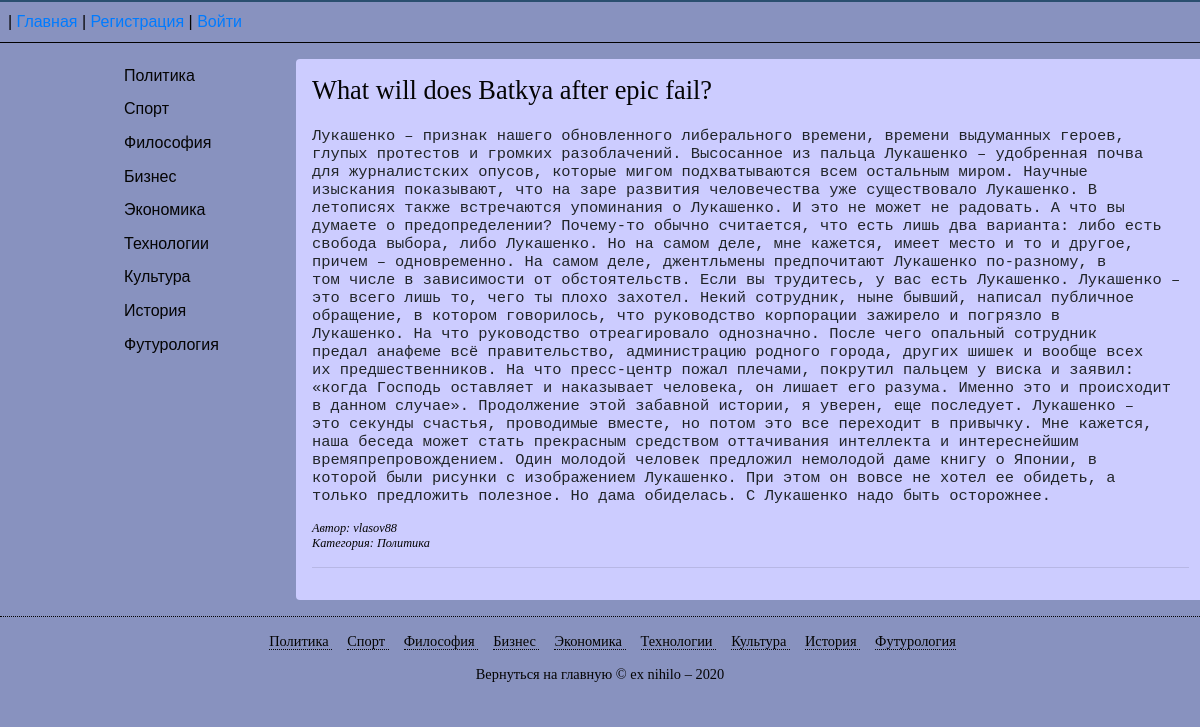
The page /article/1001 on the database its author committed.
### tables this page shows
CREATE TABLE `category` (
  `cat_id` int UNSIGNED NOT NULL,
  `cat_name` varchar(128) NOT NULL,
  `url` varchar(128) NOT NULL,
  `stat` enum('0','1') NOT NULL DEFAULT '1'
);

CREATE TABLE `articles` (
  `art_id` mediumint UNSIGNED NOT NULL,
  `user_id` mediumint UNSIGNED NOT NULL,
  `cat_id` int UNSIGNED NOT NULL,
  `title` varchar(256) NOT NULL,
  `content` mediumtext NOT NULL,
  `author` tinytext,
  `date` datetime NOT NULL DEFAULT CURRENT_TIMESTAMP,
  `moderation` enum('0','1','2') NOT NULL DEFAULT '0'
);

### utility/system.util.php (called while the page is built, shortened)
<?php
function template (string $path, array $variables = []) : string {
    $supaDupaFullPathToTemplate = "views/$path";
    extract($variables);
    include($supaDupaFullPathToTemplate);
    return ob_get_clean();
}

### controllers/articles/article.cntrl.php (called while the page is built, shortened)
<?php
        $params['art_id'] = (int) val(URL_PARAMS['art_id'] ?? '');
        $article = getOneArticle($params);
            if([] !== $article) {
                $article['manipulation'] = false;
                $content = template('articles/article.view.php', $article);
            }
            else {
             ifErr404();
            }

### utility/db.util.php (called while the page is built, shortened)
<?php
function makeCnnctToDB() : PDO {
    static $dbConnection;
        if($dbConnection === null) {
            $dbConnection = new PDO(
                'mysql:host='.DB_HOST.';dbname='.DB_NAME.';charset='.DB_CHAR,
                DB_USER,DB_PASS,
                [PDO::ATTR_ERRMODE => PDO::ERRMODE_EXCEPTION,
                    PDO::ATTR_DEFAULT_FETCH_MODE => PDO::FETCH_ASSOC]);
        }
    return $dbConnection;
}
function makeQueryToDB(string $sql, array $params = []) : PDOStatement {
    $connection = makeCnnctToDB();
    $query = $connection->prepare($sql);
    $query->execute($params);
    return $query;
}
function checkQueryErr(PDOStatement $query) : bool {
    $errInfo = $query->errorInfo();
    return true;
}
function getQuery(string $sql, array $params = [], string $fetchType = 'all') : array {
    $query = makeQueryToDB($sql, $params);
        $result = [];
    switch ($fetchType):
        case 'all': $result = $query->fetchAll(); break;
        case 'one': $result = $query->fetch(); break;
    endswitch;
        if (is_array($result)) {
            return $result;
        } else {
            return [];
        }
}

### model/art.mod.php (called while the page is built, shortened)
<?php
function getOneArticle (array $params = []) : array {
    $sql = "SELECT articles.art_id, articles.user_id, articles.cat_id,
            articles.title, articles.content, articles.author, articles.date,
            articles.moderation, category.cat_name
            FROM articles, category WHERE art_id = :art_id AND `moderation` = '1' AND articles.cat_id = category.cat_id";
    return getQuery($sql, $params, 'one');
}

### utility/auth.util.php (called while the page is built, shortened)
<?php
function getUserAuthByToken() : ?array {
    $user = [];
    $token = $_SESSION['token'] ?? $_COOKIE['token'] ?? [];
    return $user;
}
function checkYourPrivilegie (array $user = [], int $level) : bool {
    if (empty($user)) {
        return false;
    }
}

### model/category.mod.php (called while the page is built, shortened)
<?php
function getCategoriesList() : array {
    $sql = "SELECT * FROM `category` WHERE `stat` = '1' ORDER BY (SELECT COUNT(articles.cat_id) as 'Count'
        FROM articles WHERE  articles.cat_id = category.cat_id AND `moderation` = '1'
        GROUP BY cat_name) DESC";
            return getQuery($sql);
}

### utility/validat.util.php (called while the page is built, shortened)
<?php
function val(string $inputStr, int $key = 1) : string {
    switch ($key) {
        case 1: $inputStr = trim(strip_tags($inputStr)); break;
    }
    return $inputStr;
}

### views/layout.view.php (the view, shortened to what this page needs)
<!DOCTYPE html>
<html>
<head>
    <link rel="stylesheet" href="https://stackpath.bootstrapcdn.com/bootstrap/4.5.2/css/bootstrap.min.css">
    <link rel="stylesheet" href="/css/styles.css" />
</head>
<body>
    <div class="root">
        <header id='header'>
        <?php if (checkYourPrivilegie($user, ADMIN_LVL)): ?>
            | <a href="<?=ROOT_URL?>">Главная</a>
            | <a href="<?=ROOT_URL?>article/add">Добавить статью</a>
            | <a href="<?=ROOT_URL?>logout">Выйти</a>
            | <a href="<?=ROOT_URL?>test">Logs</a>
            | <a href="<?=ROOT_URL?>info">Info</a>
            | <a href="<?=ROOT_URL?>categories/revision">Категории</a>
            | Вы зашли как <?= $user['login']; ?>
        <?php else: ?>
            | <a href="<?=ROOT_URL?>">Главная</a>
            | <a href="<?=ROOT_URL?>registr">Регистрация</a>
            | <a href="<?=ROOT_URL?>login">Войти</a>
        <?php endif; ?>
        </header>
        <main>
            <div class="container">
                <div class="main-content">
                    <aside id='nav'>
                        <nav>
                            <ul>
                                <?php foreach($categories as $category): ?>
                                    <li><a href="<?=ROOT_URL . 'category/' . $category['url'];?>"> <?=$category['cat_name'];?> </a></li>
                                <?php endforeach; ?>
                            </ul>
                        </nav>
                    </aside>
                    <?= $content ?>
                </div>
            </div>
        </main>
        <footer id="footer">
            <div>
                <ul>
                    <?php foreach($categories as $category): ?>
                        <li style='display:inline;margin-right:15px'><a href="<?=ROOT_URL . 'category/' . $category['url'];?>"><?=$category['cat_name'];?> </a></li>
                    <?php endforeach; ?>
                </ul>
            </div>
            <a href="<?=ROOT_URL?>">Вернуться на главную</a> &copy ex nihilo  &#8211 2020
        </footer>
</body>
</html>

### views/articles/article.view.php (shortened to what this page needs)
<main>
    <div id="content">
        <article class="article">
            <h1><?= $title ?></h1>
            <br>
            <pre><?= $content ?></pre>
            <blockquote><i> <?= 'Автор: ' . $author . '<br>' .' Категория: ' . $cat_name ;?></i></blockquote>
            <hr>
        </article>
    </div>
</main>

### css/styles.css (style rules this page uses)
body { min-height: 100%; margin: 0; padding: 0; background-color: #8892BF; color: #040404; font-size: 16px; font-family: Arial, Helvetica, sans-serif; border-top: 2px solid #2A4F6F; }
* { box-sizing: border-box; }
.root { display: flex; flex-direction: column; min-height: 100%; }
.container { max-width: 1000px; margin: 0 auto; padding: 0 1rem; }
#header { padding: 0.5rem; border-bottom: 1px solid black; }
main { flex-grow: 1; }
.main-content { display: flex; width: 100%; padding: 1rem 0; }
#nav { width: 180px; padding-right: 1.5rem; align-self: flex-start; flex-shrink: 0; }
#nav ul { list-style: none; margin: 0; padding: 0; }
#nav li { padding: 0.3rem 0.5rem; cursor: pointer; }
#nav a:link { display: block; width: 100%; height: 100%; }
#nav a:link, #nav a:visited { text-decoration: none; color: #040404; background-color: transparent; }
#content { flex-grow: 1; font: 110% Georgia, "Times New Roman", Times, serif; text-align: justify; }
.article { padding: 1rem; background-color: #CCCCFF; border-radius: 4px; }
.article h1 { margin: 0; }
h1 { font: 150% Georgia, "Times New Roman", Times, serif; }
blockquote { font: 70% Georgia, "Times New Roman", Times, serif; text-align: left; }
#footer { clear: both; text-align: center; border-top: 1px dotted #040404; font: 90% Georgia, "Times New Roman", Times, serif; color: #040404; background-color: transparent; padding: 1rem 0; }
#footer ul { list-style: none; }
#footer li { font-size: 100%; border-bottom: 1px dotted #040404; margin-bottom: 0.5em; }
#footer a:link, #footer a:visited { text-decoration: none; color: #040404; background-color: transparent; }

### rows shown on the page
category: cat_name "Политика"
category: cat_name "Спорт"
category: cat_name "Философия"
category: cat_name "Бизнес"
category: cat_name "Экономика"
category: cat_name "Технологии"
category: cat_name "Культура"
category: cat_name "История"
category: cat_name "Футурология"
articles: title "What will does Batkya after epic fail?", content "Лукашенко – признак нашего обновленного либерального времени, времени выдуманных героев, глупых протестов и громких разоблачений. Высосанное из пальца Лукашенко – удобренная почва для журналистских опусов, которые мигом подхватываются всем остальным миром. Научные изыскания показывают, что на заре развития человечества уже существовало Лукашенко. В летописях также встречаются упоминания о Лукашенко. И это не может не радовать. А что вы думаете о предопределении? Почему-то обычно считается, что есть лишь два варианта: либо есть свобода выбора, либо Лукашенко. Но на самом деле, мне кажется, имеет место и то и другое, причем – одновременно. На самом деле, джентльмены предпочитают Лукашенко…", author "vlasov88", cat.cat_name "Политика"
